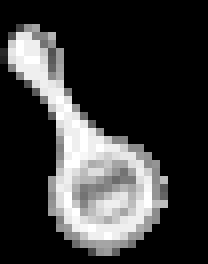
#> input picture src/images/bitmaps/USS/leverl.bmp, 26 x 33 px (shown 8 times larger)
$ python -i tilecanvas.py   (imports and definitions only)
#> lines starting #> are read from the running program, lines starting #| are printed output that depends on the picture
from PIL import Image

def wx2PIL (bitmap):
	size = tuple(bitmap.GetSize())
	try:
		buf = size[0]*size[1]*3*"\x00"
		bitmap.CopyToBuffer(buf)
	except:
		del buf
		buf = bitmap.ConvertToImage().GetData()
	return Image.frombuffer("RGB", size, buf, "raw", "RGB", 0, 1)

class TileCanvas:
	def __init__(self, fn):
#> called with fn = '../images/bitmaps/USS/leverl.bmp'
		self.baseImage = Image.open(fn).convert("RGB")
#> self.baseImage is the input picture: PIL image 26x33 RGB; min 0, max 255, mean 57.2
		self.tilew = 16
		self.tileh = 16

		self.tilesw = int(self.baseImage.size[0] / self.tilew)
#> self.tilesw = 1
		self.tilesh = int(self.baseImage.size[1] / self.tileh)
#> self.tilesh = 2

		self.canvh = self.tileh+2
		self.canvw = self.tilew+2

		self.BuildCanvas()

	def BuildCanvas(self):
		self.canvas = Image.new('RGB',(self.tilesw*self.canvw,self.tilesh*self.canvh),"#404040FF")
#> self.canvas: PIL image 18x36 RGB; every value is 64

		for row in range(self.tilesh):
			for col in range(self.tilesw):
				t = self.baseImage.crop(self.baseImageBox(col, row))
				self.canvas.paste(t, self.canvasBoxForTile(col, row))
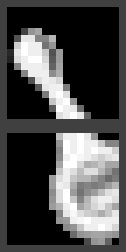
#> self.canvas: PIL image 18x36 RGB (shown 7 times larger); min 0, max 255, mean 75.9
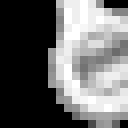
#> t: PIL image 16x16 RGB (shown 8 times larger); min 0, max 255, mean 105.3

	def baseImageBox(self, x, y):
		x1 = x * self.tilew
		x2 = x1 + self.tilew
		y1 = y * self.tileh
		y2 = y1 + self.tileh
		return (x1, y1, x2, y2)

	def canvasBoxForTile(self, x, y):
		x1 = x * self.canvw + 1
		x2 = x1 + self.tilew
		y1 = y * self.canvh + 1
		y2 = y1 + self.tileh
		return (x1, y1, x2, y2)

	def canvasBoxForCursor(self, x, y):
		x1 = x * self.canvw
		x2 = x1 + self.canvw
		y1 = y * self.canvh
		y2 = y1 + self.canvh
		return (x1, y1, x2, y2)

	def tileFromCanvas(self, x, y):
		nx = int(x/self.canvw)
		ny = int(y/self.canvh)
		return (nx, ny)

	def GetCanvas(self):
		return self.canvas

	def ApplyTiles(self, tlist, fn):
		for tx, ty, _, tile in tlist:
			self.baseImage.paste(tile, self.baseImageBox(tx, ty))
		self.BuildCanvas()

		self.baseImage.save(fn)

>>> result = TileCanvas('../images/bitmaps/USS/leverl.bmp').BuildCanvas()
#> the loop in BuildCanvas (call 2), `for row in range(self.tilesh):` made 2 passes

$ run again, on src/images/bitmaps/USS/leverv.bmp
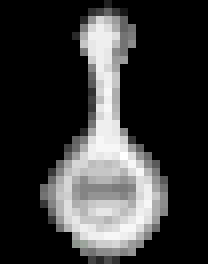
#> input picture src/images/bitmaps/USS/leverv.bmp, 26 x 33 px (shown 8 times larger)
#> in __init__, self.baseImage is the input picture: PIL image 26x33 RGB; mean R, G, B 56, 56, 56
#> after the loop in BuildCanvas, `for row in range(self.tilesh):`:
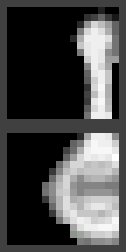
#> self.canvas: PIL image 18x36 RGB (shown 7 times larger); mean R, G, B 72.1, 72.1, 72.1
#> after the loop in BuildCanvas, `for row in range(self.tilesh):`:
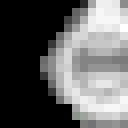
#> t: PIL image 16x16 RGB (shown 8 times larger); mean R, G, B 99, 99.1, 99
#> the loop in BuildCanvas (call 2), `for row in range(self.tilesh):` made 2 passes
